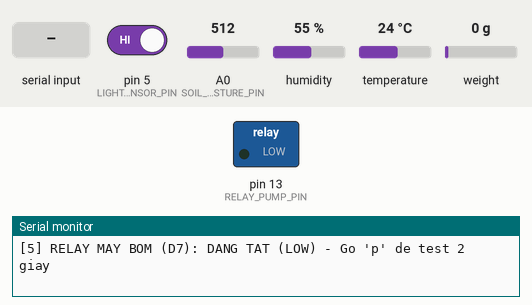
A sketch run on a simulated Arduino Uno, built with avr-gcc and run on an emulated ATmega328P. Parts: switched loads named in the sketch (green lamp = pin HIGH), the last lines printed to the serial monitor. The inputs (shaded band) are chosen by the test bench; at power-on: pin 5 (LIGHT_SENSOR_PIN) HIGH, A0 (SOIL_MOISTURE_PIN) = 512, humidity 55 %, temperature 24 °C, weight on the scale 0 g.

Above: at 3.8 s.
3.9 s: "1\n" received over Serial
At 5.1 s:
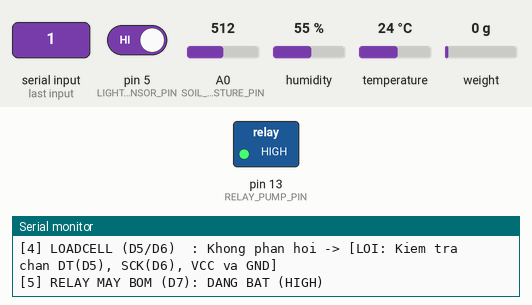
18.5 s: byte 112 ('p') received over Serial
At 21.4 s:
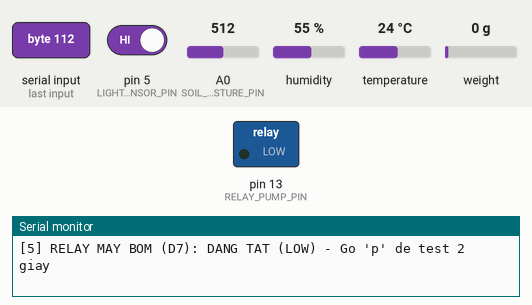
Timing chart, 0 to 22.9 s (numbered marks = the images above; inputs shaded):
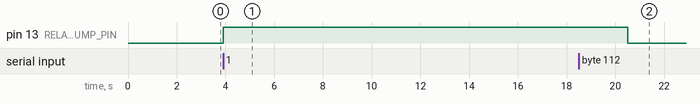

Measured:
- after the input at 3.9 s, pin 13 (RELAY_PUMP_PIN): LOW → HIGH at once
- after the input at 18.5 s, pin 13 (RELAY_PUMP_PIN): HIGH → LOW after 2.0 s

The sketch:

ESP8266_Hardware_Test.ino
```cpp
/*
 * ======================================================================================
 * FILE TEST PHẦN CỨNG ĐỘC LẬP (HARDWARE DIAGNOSTIC TOOL) - SMART IRRIGATION PRJ301
 * ======================================================================================
 * Mục đích:
 *   - Kiểm tra từng thiết bị cảm biến & Relay máy bơm xem có hoạt động chuẩn không
 *     TRƯỚC KHI nạp code kết nối WiFi + Java Web.
 *   - Chống treo mạch (Anti-Freeze / Anti-WDT Reset) ngay cả khi tuột dây HX711 hoặc DHT11.
 *
 * Cách dùng:
 *   1. Nạp file này vào ESP8266 NodeMCU.
 *   2. Mở Serial Monitor, chọn Baudrate = 115200 (chọn "Newline" hoặc "Both NL & CR").
 *   3. Quan sát bảng chẩn đoán [OK] / [LOI] mỗi 2 giây.
 *   4. Có thể gõ lệnh trực tiếp vào ô nhập của Serial Monitor:
 *      - Gõ 'p' + Enter : Bật thử máy bơm 2 giây rồi tự tắt.
 *      - Gõ '1' + Enter : Bật máy bơm liên tục (Relay HIGH).
 *      - Gõ '0' + Enter : Tắt máy bơm ngay lập tức (Relay LOW).
 *      - Gõ 't' + Enter : Trừ bì (Tare = 0g) lại cho cân Loadcell HX711.
 *      - Gõ 'c' + Enter : Chẩn đoán tổng thể xem mạch đã sẵn sàng nạp code chính chưa.
 * ======================================================================================
 */

#include "HX711.h"
#include "DHT.h"

// ================= ĐỊNH NGHĨA CHÂN CẮM (KHỚP 100% CODE CHÍNH) =================
#define SOIL_MOISTURE_PIN A0   // Cảm biến độ ẩm đất (Analog A0)
#define LIGHT_SENSOR_PIN 5     // Cảm biến ánh sáng LM393 (Chân D1 - GPIO 5)
#define DHT_PIN 4              // Cảm biến nhiệt ẩm DHT11 (Chân D2 - GPIO 4)
#define DHT_TYPE DHT11
#define HX711_DT 14            // Loadcell HX711 DT  (Chân D5 - GPIO 14)
#define HX711_SCK 12           // Loadcell HX711 SCK (Chân D6 - GPIO 12)
#define RELAY_PUMP_PIN 13      // Relay Máy bơm      (Chân D7 - GPIO 13)

DHT dht(DHT_PIN, DHT_TYPE);
HX711 scale;

// Biến quản lý trạng thái test
unsigned long lastPrintTime = 0;
const unsigned long printIntervalMs = 2000; // In kết quả mỗi 2 giây

bool isRelayOn = false;
bool isPulseTesting = false;
unsigned long pulseStartTime = 0;
bool hx711Initialized = false;

// Khai báo hàm
void runFullDiagnosticReport();
void handleSerialCommands();

void setup() {
  Serial.begin(115200);
  delay(500);

  pinMode(LIGHT_SENSOR_PIN, INPUT);
  pinMode(RELAY_PUMP_PIN, OUTPUT);
  digitalWrite(RELAY_PUMP_PIN, LOW); // Mặc định tắt bơm

  Serial.println("\n\n==================================================================");
  Serial.println("   CHUONG TRINH KIEM TRA PHAN CUNG IOT (ESP8266 HARDWARE TEST)   ");
  Serial.println("==================================================================");
  Serial.println("So do chan dang kiem tra:");
  Serial.println("  - Do am dat (Soil)  : Chan A0");
  Serial.println("  - Anh sang (LM393)  : Chan D1 (GPIO 5)");
  Serial.println("  - Nhiet/Am (DHT11)  : Chan D2 (GPIO 4)");
  Serial.println("  - Loadcell (HX711)  : DT = D5 (GPIO 14), SCK = D6 (GPIO 12)");
  Serial.println("  - Relay May Bom     : Chan D7 (GPIO 13) [HIGH = Bat, LOW = Tat]");
  Serial.println("------------------------------------------------------------------");

  // 1. Khởi tạo DHT11
  Serial.print("[INIT 1/2] Khoi tao cam bien DHT11 (Chan D2)... ");
  dht.begin();
  Serial.println("Da goi dht.begin()");

  // 2. Khởi tạo Loadcell HX711 có chống treo (Timeout 500ms)
  Serial.print("[INIT 2/2] Khoi tao Loadcell HX711 (D5/D6)... ");
  scale.begin(HX711_DT, HX711_SCK);
  scale.set_scale(2280.f);
  if (scale.wait_ready_timeout(500)) {
    scale.tare();
    hx711Initialized = true;
    Serial.println("OK! Da ket noi va Tru bi (Tare = 0g).");
  } else {
    hx711Initialized = false;
    Serial.println("CANH BAO: Khong nhan duoc phan hoi tu HX711 (Kiem tra day D5/D6/VCC/GND)!");
  }

  Serial.println("------------------------------------------------------------------");
  Serial.println("LENH DIEU KHIEN NHANH QUA SERIAL MONITOR:");
  Serial.println("  [p] Bat thu bom 2 giay roi tat  | [1] Bat bom  | [0] Tat bom");
  Serial.println("  [t] Tru bi lai Loadcell (Tare)  | [c] Chay bao cao tong ket");
  Serial.println("==================================================================\n");

  delay(1000);
  runFullDiagnosticReport();
}

void loop() {
  unsigned long currentMillis = millis();

  // 1. Xử lý lệnh người dùng gõ từ Serial Monitor
  handleSerialCommands();

  // 2. Tự động tắt bơm nếu đang chạy chế độ test 2 giây ('p')
  if (isPulseTesting && (currentMillis - pulseStartTime >= 2000)) {
    digitalWrite(RELAY_PUMP_PIN, LOW);
    isRelayOn = false;
    isPulseTesting = false;
    Serial.println(">>> [TEST RELAY] Da het 2 giay test -> Tu dong TAT BOM (D7 = LOW)!");
  }

  // 3. Đọc và in bảng thông số định kỳ mỗi 2 giây
  if (currentMillis - lastPrintTime >= printIntervalMs) {
    lastPrintTime = currentMillis;

    // --- ĐỌC ĐỘ ẨM ĐẤT (A0) ---
    int rawSoil = analogRead(SOIL_MOISTURE_PIN);
    int moisturePct = map(rawSoil, 1023, 400, 0, 100);
    moisturePct = constrain(moisturePct, 0, 100);
    String soilStatus = "OK";
    if (rawSoil >= 1020) {
      soilStatus = "KHO / CHUA CAM XUONG DAT (Raw~1023)";
    } else if (rawSoil <= 15) {
      soilStatus = "CANH BAO: CHAM DAY HOAC MAT NGUON A0 (Raw<=15)";
    }

    // --- ĐỌC QUANG TRỞ ÁNH SÁNG (D1) ---
    int lightRaw = digitalRead(LIGHT_SENSOR_PIN);
    String lightText = (lightRaw == LOW) ? "SANG (~680 lux)" : "TOI (~120 lux)";

    // --- ĐỌC DHT11 (D2) ---
    float temp = dht.readTemperature();
    float hum = dht.readHumidity();
    bool dhtOk = !isnan(temp) && !isnan(hum);

    // --- ĐỌC LOADCELL HX711 (D5/D6) KHÔNG BỊ TREO ---
    bool loadcellOk = false;
    float weightGram = 0.0f;
    long rawHx711 = 0;
    if (scale.wait_ready_timeout(200)) {
      if (!hx711Initialized) {
        scale.set_scale(2280.f);
        scale.tare();
        hx711Initialized = true;
      }
      rawHx711 = scale.read();
      weightGram = scale.get_units(3);
      // Nếu rawHx711 == 0 hoặc -1 liên tục thì thường do tuột dây DT
      if (rawHx711 != 0 && rawHx711 != -1) {
        loadcellOk = true;
      }
    }

    // --- IN BẢNG THEO DÕI TRỰC QUAN ---
    Serial.println("------------------------------------------------------------------");
    Serial.print("[1] DO AM DAT (A0)    : ");
    Serial.print(moisturePct);
    Serial.print("% (Analog Raw = ");
    Serial.print(rawSoil);
    Serial.print(") -> [");
    Serial.print(soilStatus);
    Serial.println("]");

    Serial.print("[2] ANH SANG (D1)     : DO = ");
    Serial.print(lightRaw);
    Serial.print(" -> ");
    Serial.print(lightText);
    Serial.println(" -> [OK]");

    Serial.print("[3] DHT11 (D2)        : ");
    if (dhtOk) {
      Serial.print("Nhiet do = ");
      Serial.print(temp, 1);
      Serial.print(" C | Do am KK = ");
      Serial.print(hum, 0);
      Serial.println(" % -> [OK]");
    } else {
      Serial.println("NaN -> [LOI: Mat tin hieu DHT11! Kiem tra chan D2, VCC 3.3V va GND]");
    }

    Serial.print("[4] LOADCELL (D5/D6)  : ");
    if (loadcellOk) {
      Serial.print(weightGram, 1);
      Serial.print(" gram (");
      Serial.print(weightGram / 1000.0f, 3);
      Serial.print(" kg | Raw = ");
      Serial.print(rawHx711);
      Serial.println(") -> [OK]");
    } else {
      Serial.println("Khong phan hoi -> [LOI: Kiem tra chan DT(D5), SCK(D6), VCC va GND]");
    }

    Serial.print("[5] RELAY MAY BOM (D7): ");
    Serial.println(isRelayOn ? "DANG BAT (HIGH)" : "DANG TAT (LOW) - Go 'p' de test 2 giay");
  }
}

void handleSerialCommands() {
  if (Serial.available() > 0) {
    char cmd = Serial.read();
    // Bỏ qua ký tự xuống dòng
    if (cmd == '\n' || cmd == '\r' || cmd == ' ') {
      return;
    }

    if (cmd == 'p' || cmd == 'P') {
      Serial.println("\n>>> [LENH 'p'] BAT THU RELAY MAY BOM TRONG 2 GIAY (D7 = HIGH)...");
      digitalWrite(RELAY_PUMP_PIN, HIGH);
      isRelayOn = true;
      isPulseTesting = true;
      pulseStartTime = millis();
    }
    else if (cmd == '1') {
      Serial.println("\n>>> [LENH '1'] BAT RELAY MAY BOM LIEN TUC (D7 = HIGH). Go '0' de tat!");
      digitalWrite(RELAY_PUMP_PIN, HIGH);
      isRelayOn = true;
      isPulseTesting = false;
    }
    else if (cmd == '0') {
      Serial.println("\n>>> [LENH '0'] TAT RELAY MAY BOM NGAY LAP TUC (D7 = LOW)!");
      digitalWrite(RELAY_PUMP_PIN, LOW);
      isRelayOn = false;
      isPulseTesting = false;
    }
    else if (cmd == 't' || cmd == 'T') {
      Serial.print("\n>>> [LENH 't'] Dang Tru bi (Tare = 0g) cho Loadcell HX711... ");
      if (scale.wait_ready_timeout(500)) {
        scale.tare();
        hx711Initialized = true;
        Serial.println("THANH CONG! Cân đã về 0 gram.");
      } else {
        Serial.println("THAT BAI! Mạch HX711 chưa kết nối ở chân D5/D6.");
      }
    }
    else if (cmd == 'c' || cmd == 'C') {
      runFullDiagnosticReport();
    }
  }
}

void runFullDiagnosticReport() {
  Serial.println("\n================ BAO CAO TONG KET PHAN CUNG ================");
  int passCount = 0;

  // 1. Soil
  int rawSoil = analogRead(SOIL_MOISTURE_PIN);
  bool soilOk = (rawSoil > 15 && rawSoil <= 1024);
  if (soilOk) passCount++;
  Serial.println(String("1. Cam bien Do am dat (A0) : ") + (soilOk ? "PASS (Raw=" + String(rawSoil) + ")" : "FAIL (Kiem tra day A0)"));

  // 2. Light
  int lightVal = digitalRead(LIGHT_SENSOR_PIN);
  passCount++;
  Serial.println(String("2. Cam bien Anh sang (D1)  : PASS (DO=") + String(lightVal) + ")");

  // 3. DHT11
  float t = dht.readTemperature();
  float h = dht.readHumidity();
  bool dhtOk = (!isnan(t) && !isnan(h));
  if (dhtOk) passCount++;
  Serial.println(String("3. Cam bien DHT11 (D2)     : ") + (dhtOk ? "PASS (" + String(t, 1) + "C, " + String(h, 0) + "%)" : "FAIL (Mat tin hieu chan D2)"));

  // 4. HX711
  bool hxOk = scale.wait_ready_timeout(400);
  if (hxOk) passCount++;
  Serial.println(String("4. Can Loadcell (D5/D6)    : ") + (hxOk ? "PASS (Doc duoc xung HX711)" : "FAIL (Khong tim thay HX711)"));

  // 5. Relay
  passCount++;
  Serial.println("5. Relay May Bom (D7)      : SAN SANG (Go 'p' tren Serial de nghe tieng Relay dong/ngat)");

  Serial.println("------------------------------------------------------------");
  if (passCount == 5) {
    Serial.println("=> KET LUAN: [5/5 HOAT DONG TOT] -> BAN CO THE NAP CODE CHINH DE DEMO!");
  } else {
    Serial.println("=> KET LUAN: [" + String(passCount) + "/5 OK] -> Vui long kiem tra lai day cam cua thiet bi bao FAIL!");
  }
  Serial.println("============================================================\n");
}
```
